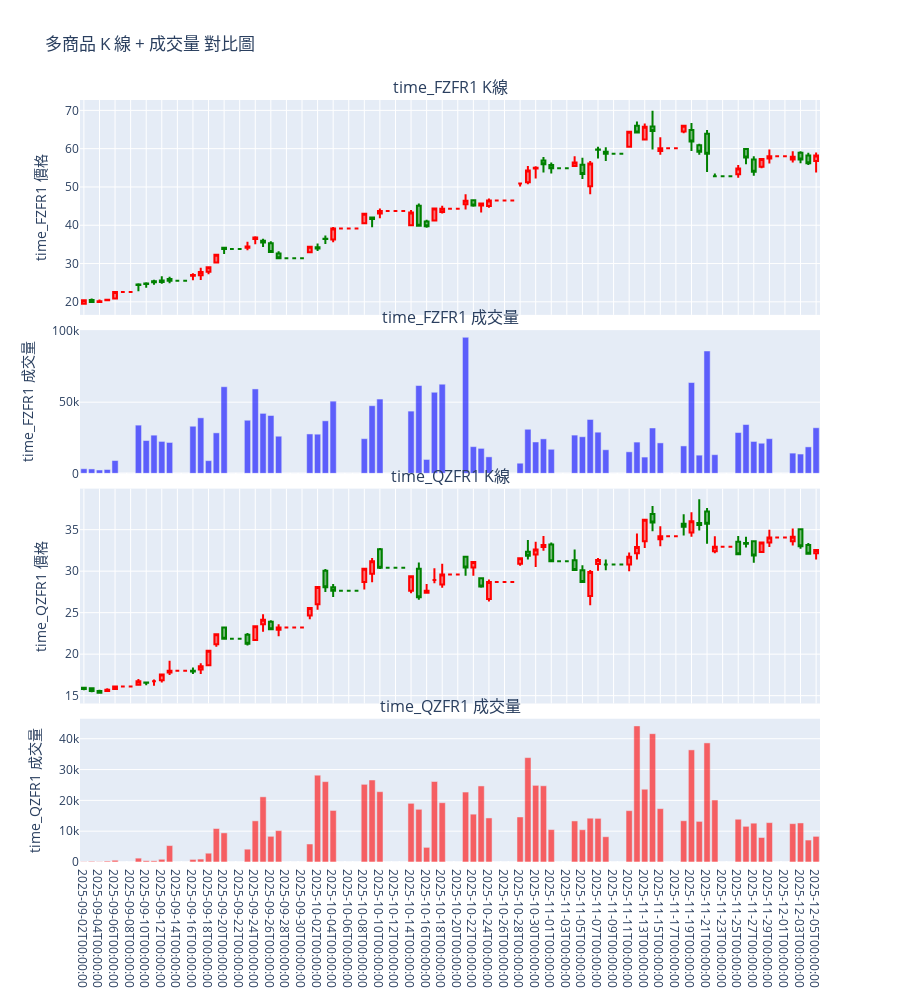

The cell this chart's notebook holds for it:
### Markdown cell above
## K

### Code cell
def plot_interactive_multi_candlesticks(df, CODE, colors=None):
    """
    繪製多個商品的 K 線 + 成交量，垂直堆疊
    每種商品佔 2 行：(1) K線 (2) 成交量
    """
    if colors is None:
        colors = ['blue', 'red', 'green', 'purple', 'orange', 'brown']  # 可擴充

    n_codes = len(CODE)
    rows = n_codes * 2  # 每個商品：K線 + 成交量
    subplot_titles = []
    row_heights = []

    for i, code in enumerate(CODE):
        subplot_titles.extend([f"{code} K線", f"{code} 成交量"])
        row_heights.extend([0.6, 0.4])  # K線佔比大一點

    # 1. 創建子圖
    fig = make_subplots(
        rows=rows, cols=1,
        shared_xaxes=True,
        vertical_spacing=0.02,
        subplot_titles=subplot_titles,
        row_heights=row_heights
    )

    # 2. 為每個商品添加 K線 + 成交量
    for idx, code in enumerate(CODE):
        row_k = idx * 2 + 1   # K線在奇數行
        row_vol = idx * 2 + 2 # 成交量在偶數行
        color = colors[idx % len(colors)]

        # K線
        fig.add_trace(go.Candlestick(
            x=df.index,
            open=df[f'open_{code}'],
            high=df[f'high_{code}'],
            low=df[f'low_{code}'],
            close=df[f'close_{code}'],
            name=f"{code} K線",
            increasing_line_color='red', decreasing_line_color='green'
        ), row=row_k, col=1)

        # 成交量
        fig.add_trace(go.Bar(
            x=df.index,
            y=df[f'volume_{code}'],
            name=f"{code} 成交量",
            marker_color=color,
            opacity=0.6
        ), row=row_vol, col=1)

    # 3. 更新佈局
    fig.update_layout(
        title_text='多商品 K 線 + 成交量 對比圖',
        height=400 + 300 * n_codes,  # 動態高度
        showlegend=False,
        # 所有 x 軸設為 category，避免補空白日期
    )

    # 動態設定所有 xaxis 為 category
    for i in range(1, rows + 1):
        fig.update_xaxes(type="category", row=i, col=1)
        fig.update_xaxes(rangeslider_visible=False, row=i, col=1)

    # 設定 Y 軸標題
    for idx, code in enumerate(CODE):
        row_k = idx * 2 + 1
        row_vol = idx * 2 + 2
        fig.update_yaxes(title_text=f"{code} 價格", row=row_k, col=1)
        fig.update_yaxes(title_text=f"{code} 成交量", row=row_vol, col=1)

    # 顯示
    fig.show()
    
PLTCODE = [f'time_{code}' for code in CODE]
plot_interactive_multi_candlesticks(df_time_k, PLTCODE)
